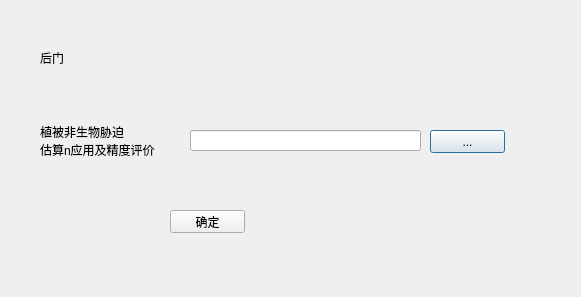
<?xml version="1.0" encoding="UTF-8"?>
<ui version="4.0">
 <class>Dialog_BackDoor</class>
 <widget class="QDialog" name="Dialog_BackDoor">
  <property name="geometry">
   <rect>
    <x>0</x>
    <y>0</y>
    <width>581</width>
    <height>297</height>
   </rect>
  </property>
  <property name="windowTitle">
   <string>Dialog</string>
  </property>
  <widget class="QLabel" name="label">
   <property name="geometry">
    <rect>
     <x>40</x>
     <y>50</y>
     <width>53</width>
     <height>15</height>
    </rect>
   </property>
   <property name="text">
    <string>后门</string>
   </property>
  </widget>
  <widget class="QLabel" name="label_3">
   <property name="geometry">
    <rect>
     <x>40</x>
     <y>110</y>
     <width>131</width>
     <height>61</height>
    </rect>
   </property>
   <property name="text">
    <string>植被非生物胁迫
估算n应用及精度评价</string>
   </property>
  </widget>
  <widget class="QLineEdit" name="txt_3_2">
   <property name="geometry">
    <rect>
     <x>190</x>
     <y>130</y>
     <width>231</width>
     <height>21</height>
    </rect>
   </property>
  </widget>
  <widget class="QPushButton" name="btn_select_3_2">
   <property name="geometry">
    <rect>
     <x>430</x>
     <y>130</y>
     <width>75</width>
     <height>23</height>
    </rect>
   </property>
   <property name="text">
    <string>...</string>
   </property>
  </widget>
  <widget class="QPushButton" name="btn_OK">
   <property name="geometry">
    <rect>
     <x>170</x>
     <y>210</y>
     <width>75</width>
     <height>23</height>
    </rect>
   </property>
   <property name="text">
    <string>确定</string>
   </property>
  </widget>
 </widget>
 <resources/>
 <connections/>
</ui>
